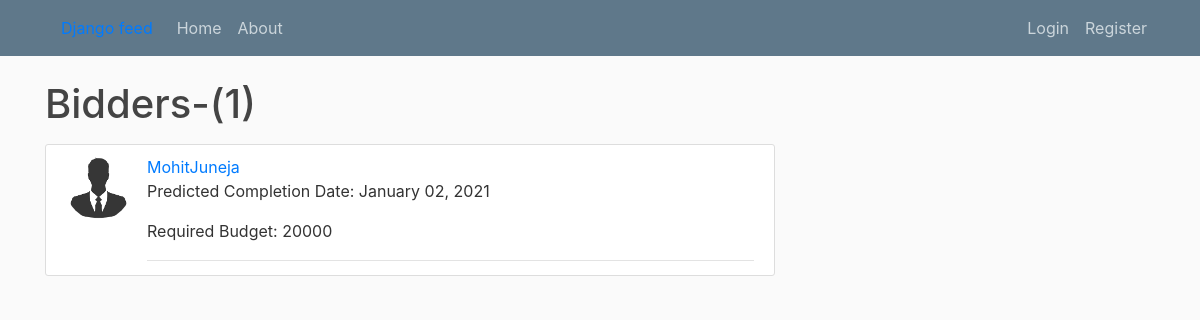
The page /post/4/bidders on the database its author committed.
### feed/models.py (models this page shows, shortened)
class bidders(models.Model):
	username = models.ForeignKey(User,on_delete=models.CASCADE)
	budget = models.IntegerField()
	date_of_completion = models.DateTimeField()
	service = models.ForeignKey(service,on_delete=models.CASCADE)
	got_assigned = models.BooleanField(default=False)

### users/models.py (models this page shows, shortened)
class Profile(models.Model):
	user = models.OneToOneField(User, on_delete=models.CASCADE)
	image = models.ImageField(default='default.png',upload_to="profile_pics")

### feed/views.py (the view)
# urls.py: path('post/<int:pk>/bidders', BiddersListView.as_view(), name='show-bidders'),
class BiddersListView(ListView):
	model = bidders
	template_name = 'feed/post_bidders.html'  # <app>/<model>_<viewtype>.html
	context_object_name = 'bidders'
	paginate_by = 5
	def get_queryset(self):
		Service = get_object_or_404(service, id=self.kwargs.get('pk'))
		req_service = service.objects.filter(id=Service.id).first()
		return bidders.objects.filter(service=req_service)

### feed/templates/feed/post_bidders.html (shortened to what this page needs)
{% extends "feed/base.html" %}
{% block content %}
    <h1 class="mb-3">Bidders-({{ page_obj.paginator.count }})</h1>
    {% for bidder in bidders %}
        <article class="media content-section">
          <img class="rounded-circle article-img" src="{{ bidder.username.profile.image.url }}">
          <div class="media-body">
            <div class="article-metadata">
              <a class="mr-2" href="{% url 'user-posts' bidder.username.username %}">{{ bidder.username }}</a>
              <p class="text-left">Predicted Completion Date: {{ bidder.date_of_completion|date:"F d, Y" }}</p>
              <p class="text-left"> Required Budget: {{ bidder.budget}} </p>
            </div>
          </div>
        </article>
    {% endfor %}
{% endblock content %}

### feed/static/feed/main.css (style rules this page uses)
body { background: #fafafa; color: #333333; margin-top: 5rem; }
h1, h2, h3, h4, h5, h6 { color: #444444; }
.content-section { background: #ffffff; padding: 10px 20px; border: 1px solid #dddddd; border-radius: 3px; margin-bottom: 20px; }
.article-img { height: 65px; width: 65px; margin-right: 16px; }
.article-metadata { padding-bottom: 1px; margin-bottom: 4px; border-bottom: 1px solid #e3e3e3 }

### rows shown on the page
bidders: username.profile.image (placeholder picture), username "MohitJuneja", date_of_completion "January 02, 2021", budget "20000"

### other values the page prints
{{ page_obj.paginator.count }} "1"
